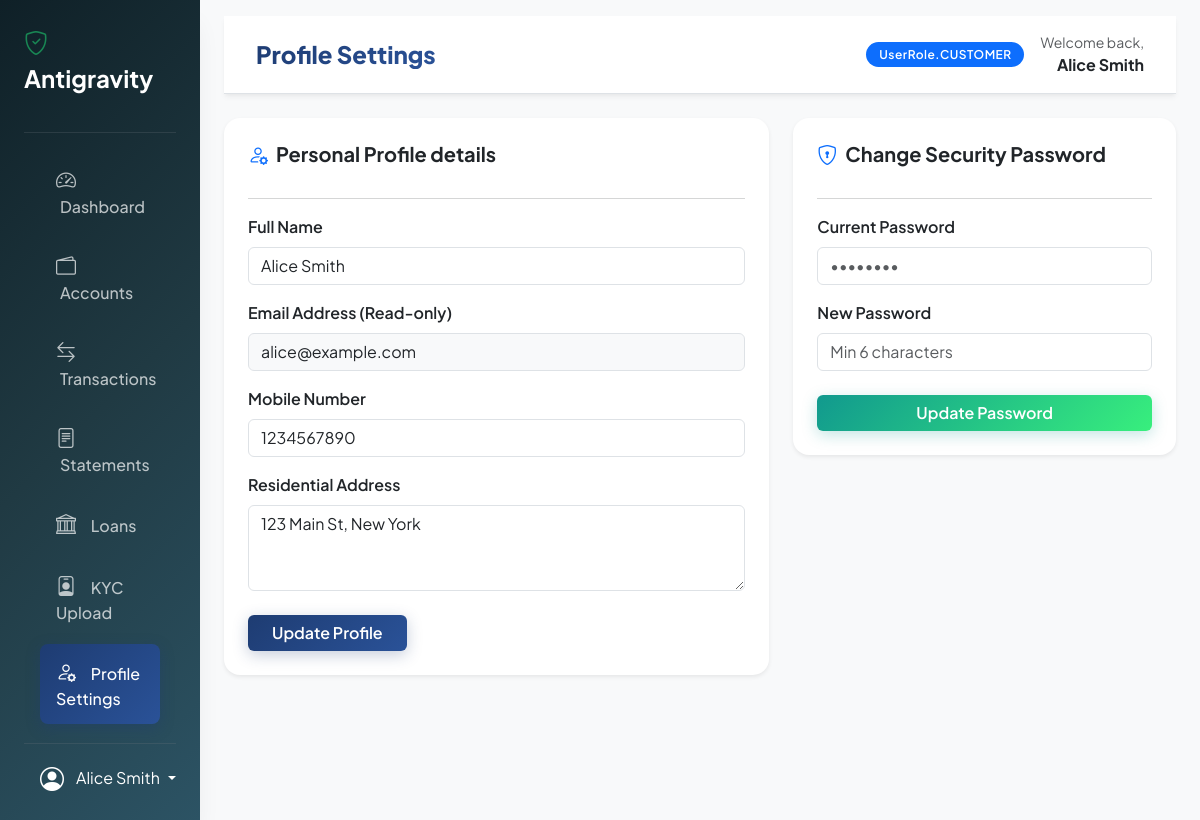
Screenshot of /profile (signed in) with the database file from the repository.
### app/models/user.py (models this page shows)
class User(Base):
    __tablename__ = "users"
    id = Column(Integer, primary_key=True, index=True)
    full_name = Column(String, nullable=False)
    email = Column(String, unique=True, index=True, nullable=False)
    mobile_number = Column(String, nullable=True)
    hashed_password = Column(String, nullable=False)
    address = Column(String, nullable=True)
    role = Column(Enum(UserRole), default=UserRole.CUSTOMER, nullable=False)
    kyc_status = Column(Enum(KYCStatus), default=KYCStatus.DRAFT, nullable=False)
    kyc_comments = Column(String, nullable=True)
    is_active = Column(Boolean, default=True, nullable=False)
    created_at = Column(DateTime(timezone=True), server_default=func.now())
    updated_at = Column(DateTime(timezone=True), server_default=func.now(), onupdate=func.now())
    kyc_documents = relationship("KYCDocument", back_populates="user", cascade="all, delete-orphan")
    accounts = relationship("Account", back_populates="user", cascade="all, delete-orphan")
    loans = relationship("Loan", back_populates="user", cascade="all, delete-orphan")

### app/users/router.py (the view)
@router.get("/profile", response_class=HTMLResponse)
def get_profile_page(request: Request, current_user: User = Depends(get_current_user_page)):
    return templates.TemplateResponse(request, "customer/profile.html", {"user": current_user, "error": None, "success": None})

### templates/customer/profile.html (shortened to what this page needs)
{% extends "layouts/base.html" %}
{% block header_title %}Profile Settings{% endblock %}
{% block content %}
<div class="row g-4">
    <div class="col-md-7">
        <div class="card border-0 shadow-sm rounded-4 p-4">
            <h5 class="fw-bold mb-3"><i class="bi bi-person-gear text-primary me-2"></i>Personal Profile details</h5>
            <hr class="text-muted">
            <form action="/profile/update" method="POST" class="needs-validation" novalidate>
                <div class="mb-3">
                    <label for="full_name" class="form-label fw-semibold">Full Name</label>
                    <input type="text" class="form-control" id="full_name" name="full_name" value="{{ user.full_name }}" required>
                </div>
                <div class="mb-3">
                    <label for="email" class="form-label fw-semibold">Email Address (Read-only)</label>
                    <input type="email" class="form-control bg-light" id="email" value="{{ user.email }}" readonly>
                </div>
                <div class="mb-3">
                    <label for="mobile_number" class="form-label fw-semibold">Mobile Number</label>
                    <input type="text" class="form-control" id="mobile_number" name="mobile_number" value="{{ user.mobile_number or '' }}" pattern="^[0-9]{10}$" required>
                </div>
                <div class="mb-4">
                    <label for="address" class="form-label fw-semibold">Residential Address</label>
                    <textarea class="form-control" id="address" name="address" rows="3" required>{{ user.address or '' }}</textarea>
                </div>
                <button type="submit" class="btn btn-primary-grad px-4">Update Profile</button>
            </form>
        </div>
    </div>
    <div class="col-md-5">
        <div class="card border-0 shadow-sm rounded-4 p-4">
            <h5 class="fw-bold mb-3"><i class="bi bi-shield-lock text-primary me-2"></i>Change Security Password</h5>
            <hr class="text-muted">
            <form action="/profile/change-password" method="POST" class="needs-validation" novalidate>
                <div class="mb-3">
                    <label for="current_password" class="form-label fw-semibold">Current Password</label>
                    <input type="password" class="form-control" id="current_password" name="current_password" placeholder="••••••••" required>
                </div>
                <div class="mb-4">
                    <label for="new_password" class="form-label fw-semibold">New Password</label>
                    <input type="password" class="form-control" id="new_password" name="new_password" placeholder="Min 6 characters" minlength="6" required>
                </div>
                <button type="submit" class="btn btn-accent-grad w-100">Update Password</button>
            </form>
        </div>
    </div>
</div>
{% endblock %}

### templates/layouts/base.html (shortened to what this page needs)
<!DOCTYPE html>
<html lang="en">
<head>
    <link href="https://cdn.jsdelivr.net/npm/bootstrap@5.3.0/dist/css/bootstrap.min.css" rel="stylesheet">
    <link href="https://cdn.jsdelivr.net/npm/bootstrap-icons@1.10.0/font/bootstrap-icons.css" rel="stylesheet">
    <link href="/static/css/custom.css" rel="stylesheet">
</head>
<body class="bg-light">
    <div class="container-fluid p-0">
        <div class="row g-0">
            <div class="col-auto col-md-3 col-xl-2 px-sm-2 px-0 sidebar d-flex flex-column align-items-stretch">
                <div class="d-flex flex-column align-items-center align-items-sm-start px-3 pt-4 text-white min-vh-100 w-100">
                    <a href="/" class="d-flex align-items-center pb-3 mb-md-1 me-md-auto text-white text-decoration-none">
                        <span class="fs-4 fw-bold"><i class="bi bi-shield-check text-success me-2"></i>Antigravity</span>
                    </a>
                    <hr class="w-100 text-secondary">
                    <ul class="nav nav-pills flex-column mb-auto align-items-center align-items-sm-start w-100" id="menu">
                        {% if user.role == "CUSTOMER" %}
                        <li class="w-100">
                            <a href="/dashboard" class="nav-link align-middle px-3 {% if request.url.path == '/dashboard' %}active{% endif %}">
                                <i class="fs-5 bi-speedometer2 me-2"></i> <span class="ms-1 d-none d-sm-inline">Dashboard</span>
                            </a>
                        </li>
                        <li class="w-100">
                            <a href="/accounts" class="nav-link align-middle px-3 {% if request.url.path == '/accounts' %}active{% endif %}">
                                <i class="fs-5 bi-wallet2 me-2"></i> <span class="ms-1 d-none d-sm-inline">Accounts</span>
                            </a>
                        </li>
                        <li class="w-100">
                            <a href="/transactions" class="nav-link align-middle px-3 {% if request.url.path == '/transactions' %}active{% endif %}">
                                <i class="fs-5 bi-arrow-left-right me-2"></i> <span class="ms-1 d-none d-sm-inline">Transactions</span>
                            </a>
                        </li>
                        <li class="w-100">
                            <a href="/statements" class="nav-link align-middle px-3 {% if request.url.path == '/statements' %}active{% endif %}">
                                <i class="fs-5 bi-file-text me-2"></i> <span class="ms-1 d-none d-sm-inline">Statements</span>
                            </a>
                        </li>
                        <li class="w-100">
                            <a href="/loans" class="nav-link align-middle px-3 {% if request.url.path == '/loans' %}active{% endif %}">
                                <i class="fs-5 bi-bank me-2"></i> <span class="ms-1 d-none d-sm-inline">Loans</span>
                            </a>
                        </li>
                        <li class="w-100">
                            <a href="/kyc" class="nav-link align-middle px-3 {% if request.url.path == '/kyc' %}active{% endif %}">
                                <i class="fs-5 bi-person-badge me-2"></i> <span class="ms-1 d-none d-sm-inline">KYC Upload</span>
                            </a>
                        </li>
                        <li class="w-100">
                            <a href="/profile" class="nav-link align-middle px-3 {% if request.url.path == '/profile' %}active{% endif %}">
                                <i class="fs-5 bi-person-gear me-2"></i> <span class="ms-1 d-none d-sm-inline">Profile Settings</span>
                            </a>
                        </li>
                        {% endif %}
                    </ul>
                    <hr class="w-100 text-secondary">
                    <div class="dropdown pb-4 w-100 px-3">
                        <a href="#" class="d-flex align-items-center text-white text-decoration-none dropdown-toggle" id="dropdownUser1" data-bs-toggle="dropdown" aria-expanded="false">
                            <i class="bi bi-person-circle fs-4 me-2"></i>
                            <span class="d-none d-sm-inline mx-1">{{ user.full_name }}</span>
                        </a>
                    </div>
                </div>
            </div>
            <div class="col py-3 px-md-4" style="max-height: 100vh; overflow-y: auto;">
                <header class="navbar-top d-flex justify-content-between align-items-center border-bottom mb-4">
                    <h1 class="h4 m-0 brand-title">
                        {% block header_title %}Overview{% endblock %}
                    </h1>
                    <div class="d-flex align-items-center">
                        <span class="badge badge-premium {% if user.role == 'ADMIN' %}bg-danger{% else %}bg-primary{% endif %} me-3">
                            {{ user.role }}
                        </span>
                        <div class="text-end">
                            <small class="text-muted d-block">Welcome back,</small>
                            <strong class="text-dark">{{ user.full_name }}</strong>
                        </div>
                    </div>
                </header>
                {% set flash_success = request.query_params.get('success') %}
                {% set flash_error = request.query_params.get('error') %}
                <main>
                    {% block content %}{% endblock %}
                </main>
            </div>
        </div>
    </div>
</body>
</html>

### static/css/custom.css (style rules this page uses)
:root { --primary-gradient: linear-gradient(135deg, #1e3c72 0%, #2a5298 100%); --accent-gradient: linear-gradient(135deg, #11998e 0%, #38ef7d 100%); --warning-gradient: linear-gradient(135deg, #f12711 0%, #f5af19 100%); --dark-gradient: linear-gradient(135deg, #0f2027 0%, #203a43 50%, #2c5364 100%); --bg-light: #f8f9fa; --bg-card: #ffffff; --font-primary: 'Plus Jakarta Sans', sans-serif; --shadow-sm: 0 4px 6px -1px rgba(0, 0, 0, 0.05), 0 2px 4px -1px rgba(0, 0, 0, 0.03); --shadow-md: 0 10px 15px -3px rgba(0, 0, 0, 0.05), 0 4px 6px -2px rgba(0, 0, 0, 0.02); --shadow-lg: 0 20px 25px -5px rgba(0, 0, 0, 0.07), 0 10px 10px -5px rgba(0, 0, 0, 0.02); }
body { font-family: var(--font-primary); background-color: #f3f4f6; color: #1f2937; overflow-x: hidden; }
.brand-title { background: var(--primary-gradient); -webkit-background-clip: text; -webkit-text-fill-color: transparent; font-weight: 800; }
.sidebar { background: var(--dark-gradient); min-height: 100vh; box-shadow: var(--shadow-lg); z-index: 1000; }
.sidebar .nav-link { color: rgba(255, 255, 255, 0.7); font-weight: 500; padding: 0.8rem 1.5rem; border-radius: 0.5rem; margin: 0.2rem 1rem; transition: all 0.2s ease-in-out; }
.sidebar .nav-link.active { color: #ffffff; background: var(--primary-gradient); box-shadow: 0 4px 14px 0 rgba(30, 60, 114, 0.4); }
.navbar-top { background-color: var(--bg-card); box-shadow: var(--shadow-sm); padding: 1rem 2rem; }
.btn-primary-grad { background: var(--primary-gradient); border: none; color: white; box-shadow: 0 4px 15px rgba(30, 60, 114, 0.25); transition: all 0.2s; font-weight: 600; }
.btn-accent-grad { background: var(--accent-gradient); border: none; color: white; box-shadow: 0 4px 15px rgba(17, 153, 142, 0.25); transition: all 0.2s; font-weight: 600; }
.badge-premium { padding: 0.4rem 0.8rem; border-radius: 30px; font-weight: 600; font-size: 0.75rem; letter-spacing: 0.5px; }

### rows the page displays
User: full_name "Alice Smith", role "UserRole.CUSTOMER", email "alice@example.com", mobile_number "1234567890", address "123 Main St, New York"
